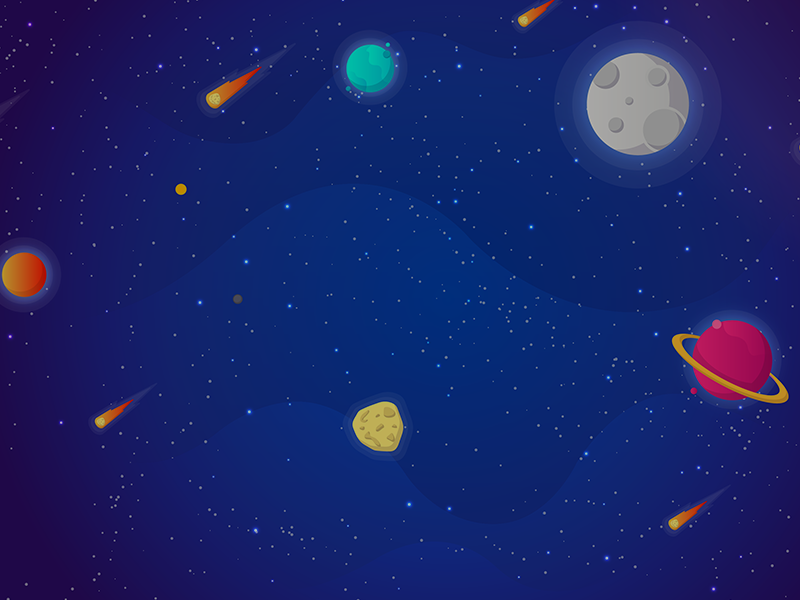
#> input picture codes/pygame/bg.png, 800 x 600 px, given in place of the camera
$ python Issue4.py
#> lines starting #> are read from the running program, lines starting #| are printed output that depends on the picture; after the words box and inside, x2 and y2 are one past the last pixel; in counts of white or black regions, pixels touching at a corner belong together
from cv2 import cv2
import numpy as np

# Capturing Video through webcam.
cap = cv2.VideoCapture(0)

while(1):
    _, img = cap.read()
#> img is the input picture: shape (600, 800, 3); mean B, G, R 104.8, 35.9, 25.4

    # converting frame(img) from BGR (Blue-Green-Red) to HSV (hue-saturation-value)
    hsv = cv2.cvtColor(img, cv2.COLOR_BGR2HSV)
#> hsv: shape (600, 800, 3); mean H, S, V 114.3, 209.8, 107.4

    # defining the range of Yellow color
    red_lower = np.array([0, 100, 100], np.uint8)
    red_upper = np.array([2, 255, 255], np.uint8)
    red = cv2.inRange(hsv, red_lower, red_upper)
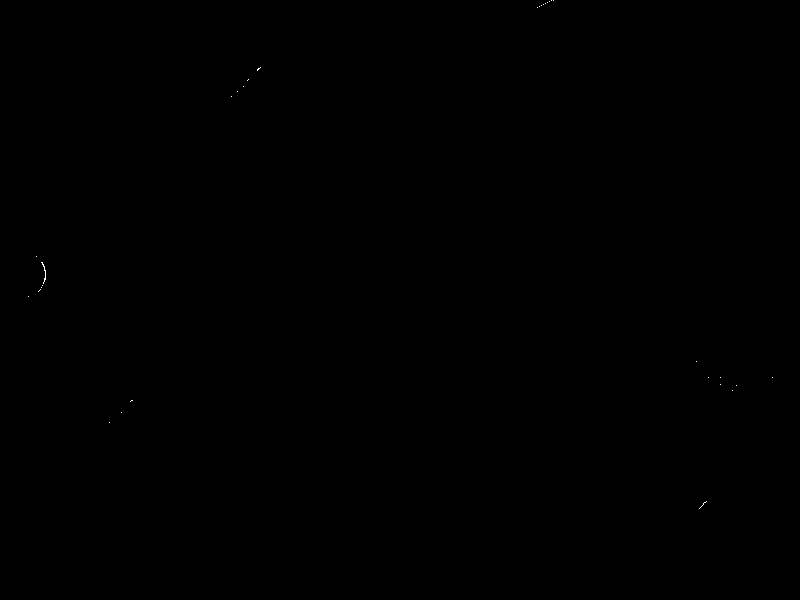
#> red: shape (600, 800); 0.02% white in thin lines or dots, all inside (x1, y1, x2, y2) = (28, 0, 773, 509)

    # Morphological transformation, Dilation
    kernal = np.ones((5, 5), "uint8")
    res = cv2.bitwise_and(img, img, mask=red)

    # Tracking Colour (Yellow)
    (contours, hierarchy) = cv2.findContours(
        red, cv2.RETR_TREE, cv2.CHAIN_APPROX_SIMPLE)
#> contours = 31 contours, all with area under 20

    for pic, contour in enumerate(contours):
        area = cv2.contourArea(contour)
        if(area > 900):

            x, y, w, h = cv2.boundingRect(contour)
            img = cv2.rectangle(img, (x, y), (x+w, y+h), (255, 0, 0), 3)
#> this loop made 31 passes
#> (contour, area) on passes 2 to 13: ([[109, 422]], 0), ([[121, 412]], 0), ([[131, 400], [130, 401], [131, 400], [132, 400]], 0), ([[732, 390]], 0), ([[736, 385]], 0), ([[720, 384]], 0), ([[772, 377]], 0), ([[720, 377]], 0), ([[708, 377]], 0), ([[696, 361]], 0), ([[28, 296]], 0), ([[40, 289], [38, 291]], 0)
#> area on passes 1, 16, 22: 0, 5.5, 1.5

    # show color detection result
    cv2.imshow("Color Tracking", img)
    cv2.imshow("Red", res)

    if cv2.waitKey(10) & 0xFF == 27:
#> (key Esc is pressed here)
        cap.release()
        cv2.destroyAllWindows()
        break
